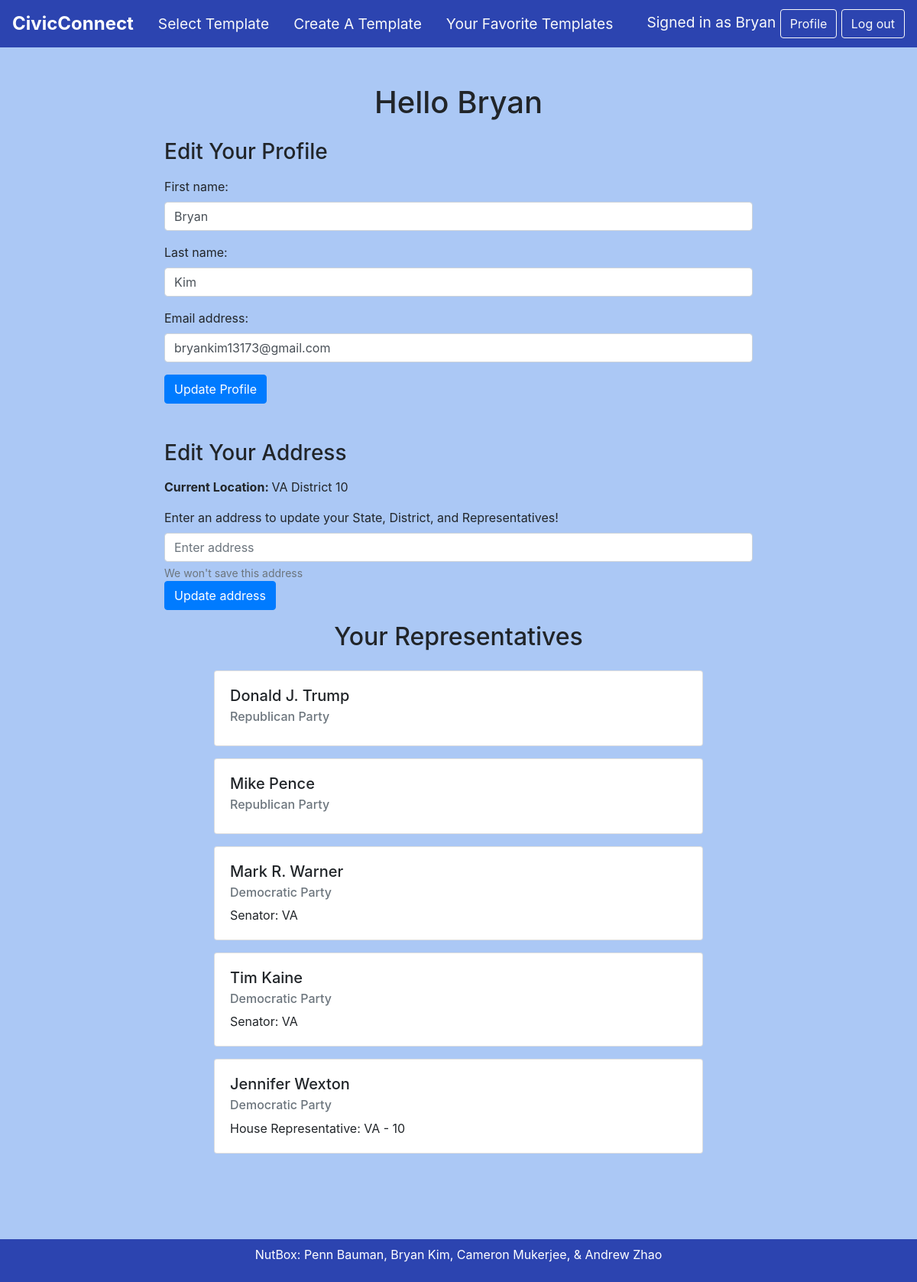
Page /profile/ (signed in) on the earlier database version.
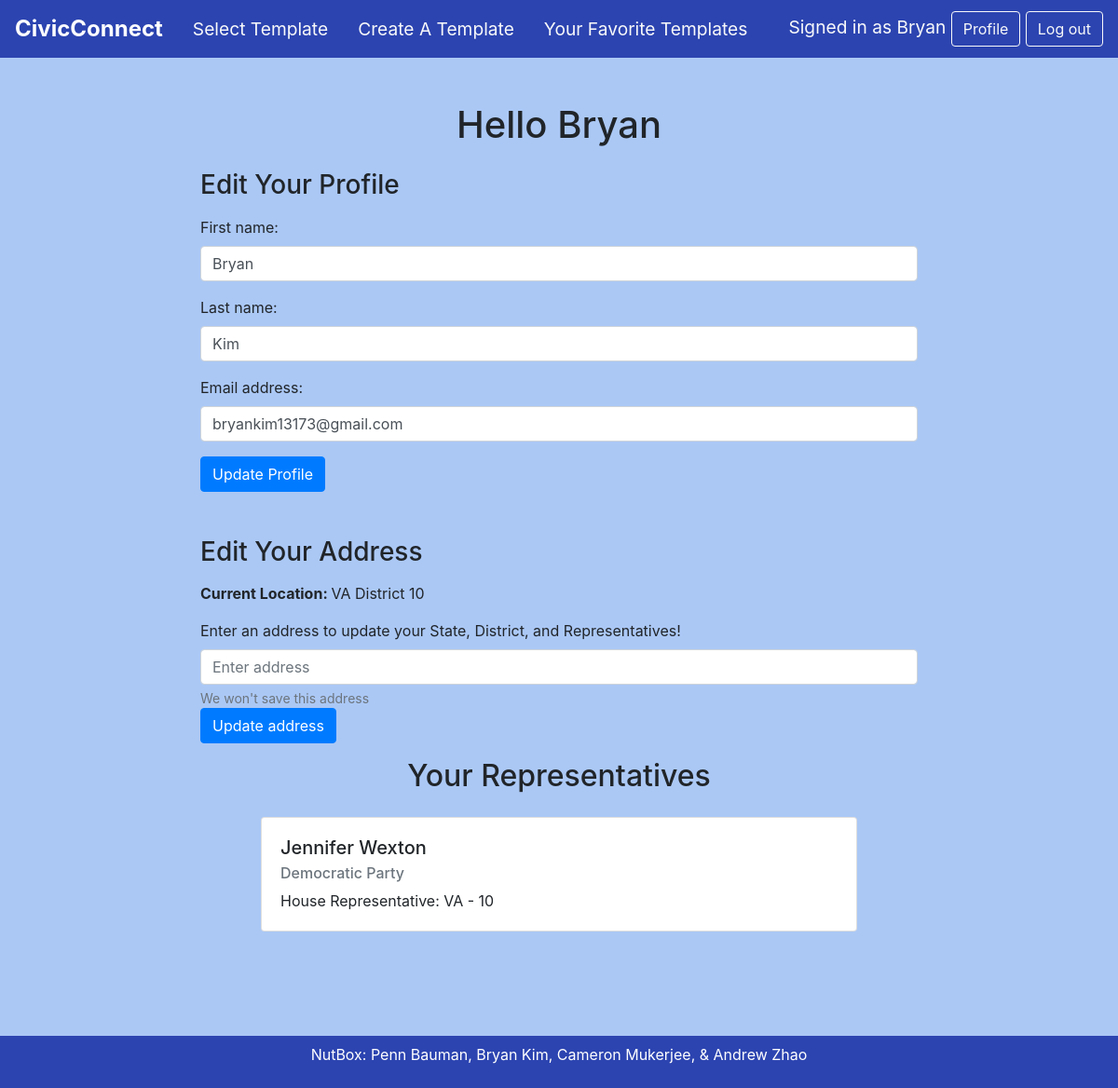
Same page on the later database version.
### masterdata/models.py (models this page shows, shortened)
class client(models.Model):
    user = models.OneToOneField(User,related_name='clients',unique=True,null=False, db_index=True,on_delete=models.CASCADE)
    State = models.CharField(max_length = 2)
    District = models.CharField(max_length= 5, default= '')
    issues = models.ForeignKey(Issue,blank = True,null=True, on_delete=models.CASCADE)
    representatives = models.ManyToManyField(Representative)
    favorites  = models.ManyToManyField(Emailtemplate)

class Representative(models.Model):
    name = models.CharField(max_length = 100)
    state = models.CharField(max_length= 2)
    district = models.CharField(max_length= 5)
    party = models.CharField(max_length= 50)
    email = models.CharField(max_length = 50)
    def __str__(self):
        return self.name

### nutboxcivic/views.py (the view, shortened to what this page needs)
# urls.py: path('profile/', views.update_profile, name = 'profile'),
@login_required
@transaction.atomic
def update_profile(request):
    me = client.objects.get(user = request.user)
    if request.method == 'POST':
        user_form = UserForm(request.POST, instance=request.user)
        profile_form = ProfileForm(request.POST, instance=request.user.clients)
        if profile_form.is_valid():
            profile_form.save()
            return HttpResponseRedirect('/')
        if user_form.is_valid():
            user_form.save()
            return HttpResponseRedirect('/')
        else:
            messages.error(request, ('Please correct the error below.'))
    else:
        user_form = UserForm(instance=request.user)
        profile_form = ProfileForm(instance=request.user.clients)
    status = 0
    errormessage = ""
    reps = ['','','','','']
    return render(request, 'civic/profile.html', {
        'user_form': user_form,
        'profile_form': profile_form,
        'apistatus' : errormessage,
        'me' : me,
        'allreps' : me.representatives.all(),
    })

### nutboxcivic/forms.py
class UserForm(forms.ModelForm):
    class Meta:
        model = User
        fields = ('first_name', 'last_name', 'email')
        widgets = {
            'first_name' : forms.TextInput(attrs = {'class': 'form-control'}),
            'last_name' : forms.TextInput(attrs = {'class': 'form-control'}),
            'email' : forms.TextInput(attrs = {'class': 'form-control'}),
        }

class ProfileForm(forms.ModelForm):
    class Meta:
        model = client
        fields = ('State','representatives')
        widgets = {
            'State' : forms.TextInput(attrs = {'class': 'form-control'}),
        }
        representatives = forms.ModelChoiceField(queryset=Representative.objects.all().order_by('state'))

### nutboxcivic/templates/civic/profile.html (shortened to what this page needs)
{% extends 'civic/base.html' %}
{% block content %}
<div class="row justify-content-center mb-3">
	<h1>Hello {{ user.first_name }}</h1>
</div>
<h3 class="mb-3"> Edit Your Profile</h3>
<form method="POST">
 {{ user_form.as_p }}
 <input type="submit" class="btn btn-primary" value = "Update Profile"></button>
</form>
<h3 class="mb-3 mt-5">Edit Your Address</h3>
<p>
	<b>Current Location: </b>
	{{me.State | upper}}
	District {{me.District}}
</p>
<form action="{% url 'profile'%}" method="get">
    <label for="InputAddress">Enter an address to update your State, District, and Representatives!</label>
    <input type="text" class="form-control" id="InputAddress" name="InputAddress" placeholder="Enter address">
    <small id="addressHelp" class="form-text text-muted">We won't save this address</small>
	<input type="submit" class="btn btn-primary" value = "Update address"></button>
</form>
<div class="row justify-content-center mb-3">
	<h2>Your Representatives</h3>
</div>
<div class="row justify-content-center">
	{% for currentrep in allreps %}
		<div class="card" style="width: 40rem; margin-bottom:1em">
			<div class="card-body">
				<h5 class="card-title">{{currentrep.name}}</h5>
				<h6 class="card-subtitle mb-2 text-muted">{{currentrep.party}}</h6>
				<p class="card-text">{{currentrep.}}
				{%if user.is_authenticated%}
					{%if currentrep.state != ''%}
						{%if currentrep.district != ''%}
							House Representative:
						{%else%}
							Senator:
						{%endif%}
						{{currentrep.state | upper}}
					{%endif%}
					{%if currentrep.district != ''%}
						- {{currentrep.district}}
					{%endif%}
				{%endif%}
				</p>
			</div>
		</div>
	{% endfor %}
</div>
{% endblock %}

### nutboxcivic/templates/civic/base.html (shortened to what this page needs)
{% load bootstrap4 %}
{% load static %}
{% load socialaccount %}
{% bootstrap_css %}
<head>
</head>
<body style="background-color:#abc8f5">
	<nav class="navbar navbar-expand-lg navbar-light" style="background-color:#2c44b0">
		<a class="navbar-brand text-white font-weight-bold" style="font-size:1.5em" href="{% url 'home' %}">CivicConnect</a>
		<div class="collapse navbar-collapse" id="">
			<a class="nav-link text-light" style="font-size:1.2em" href="{% url 'select' %}">{{ 'Select Template' }}</a>
			<a class="nav-link text-light" style="font-size:1.2em" href="{% url 'createTemp' %}">{{ 'Create A Template' }}</a>
			{% if user.is_authenticated %}
			<a class="nav-link text-light" style="font-size:1.2em" href="{% url 'favorite' %}">{{ 'Your Favorite Templates' }}</a>
			{% endif %}
		</div>
		<div class="ml-auto text-light" style="font-size:1.2em">
			{% if user.is_authenticated %}
				Signed in as {{ user.first_name }}
				<a class="btn btn-outline-light" href="{% url 'profile' %}" role="button">Profile</a>
				<a class="btn btn-outline-light" href="{% url 'logout' %}" role="button">Log out</a>
			{% else %}
				Not signed in
				<a class="btn btn-outline-light" href="{% url 'gauth' %}" role="button">Sign in</a>
			{% endif %}
		</div>
	</nav>
	<div class="content container col-md-8 mt-5">
		{% block content %}
		{% endblock %}
	</div>
	<div style="height:6em"></div>
	<div class="navbar navbar-light justify-content-center" style="background-color: #2c44b0;margin-bottom:-1em; color:white">
		<p> NutBox:
			<a class="text" href="mailto:pcb8gb@virginia.edu" style="color: white" >Penn Bauman</a>,
			<a class="text" href="mailto:bjk3yf@virginia.edu" style="color: white" >Bryan Kim</a>,
			<a class="text" href="mailto:crm6zg@virginia.edu" style="color: white" >Cameron Mukerjee</a>, &amp;
			<a class="text" href="mailto:awz6ay@virginia.edu" style="color: white" >Andrew Zhao</a>
		</p>
	</div>
</body>

Differences in the rows shown:
removed Representative: name "Donald J. Trump", party "Republican Party"
removed Representative: name "Mike Pence", party "Republican Party"
removed Representative: name "Mark R. Warner", party "Democratic Party", shows "Senator:", state "VA"
removed Representative: name "Tim Kaine", party "Democratic Party", shows "Senator:", state "VA"
